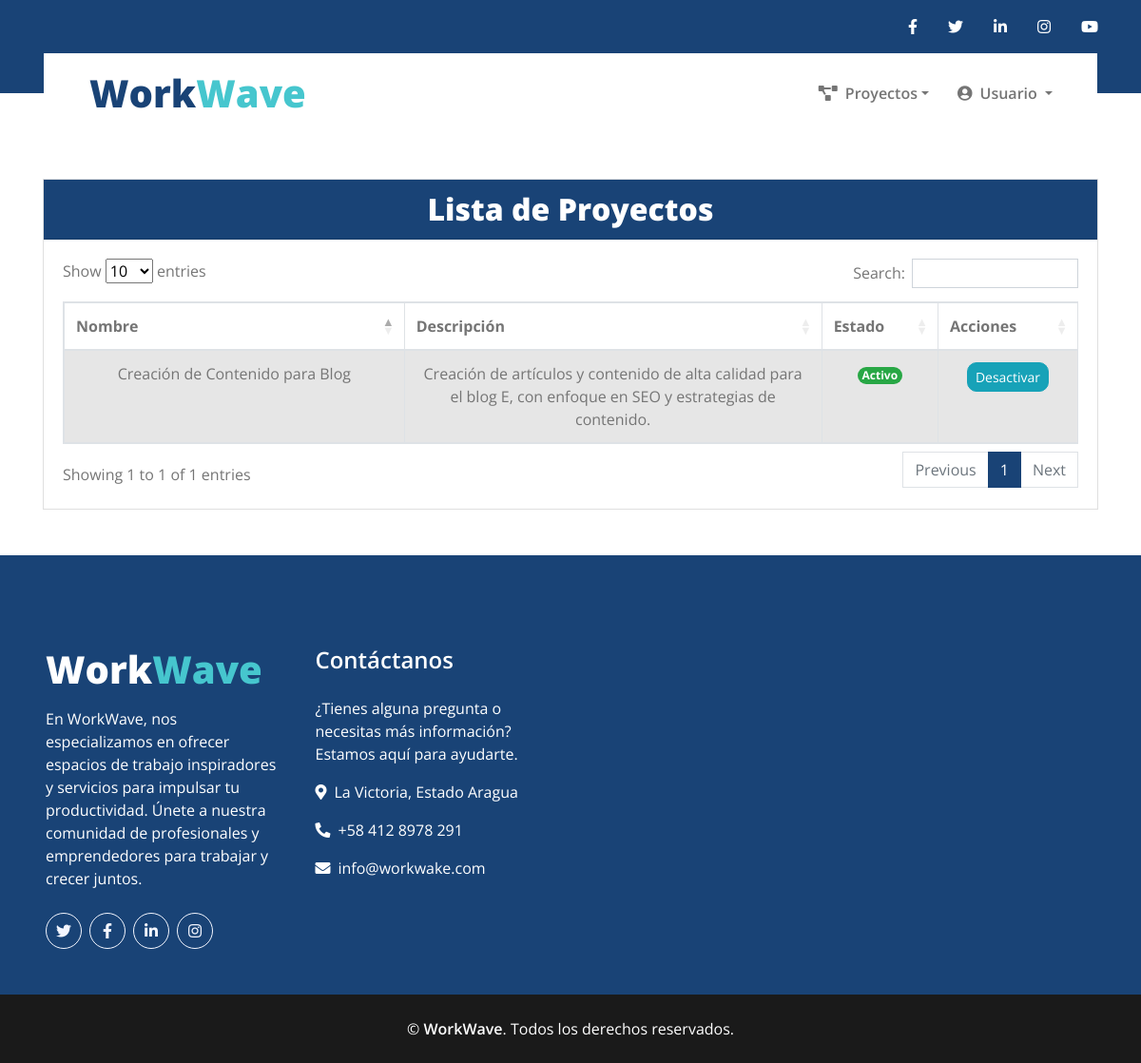
Screenshot of /Gestion.php (signed in) with the database file from the repository.
### tables this page shows
CREATE TABLE `proyectos` (
  `id` int(11) NOT NULL,
  `tipo_usuario` enum('contratistas','freelancers','empresas') NOT NULL,
  `contratista_id` int(11) DEFAULT NULL,
  `freelancer_id` int(11) DEFAULT NULL,
  `empresa_id` int(11) DEFAULT NULL,
  `titulo` varchar(255) NOT NULL,
  `descripcion` text DEFAULT NULL,
  `image_url` varchar(255) DEFAULT NULL,
  `categoria_id` int(11) DEFAULT NULL,
  `precio` decimal(10,2) DEFAULT NULL,
  `estado` tinyint(1) DEFAULT 1,
  `fecha_inicio` date DEFAULT NULL,
  `fecha_fin` date DEFAULT NULL,
  `fecha_registro` timestamp NOT NULL DEFAULT current_timestamp(),
  `intereses` text DEFAULT NULL,
  `Etiqueta` enum('Oferta','Servicio') DEFAULT NULL,
  `repositorio` varchar(255) DEFAULT NULL,
  `terminado` enum('Sí','No') DEFAULT 'No',
  `pago` enum('Pendiente','Pagado') DEFAULT 'Pendiente'
);

### Gestion.php (the view, shortened to what this page needs)
<?php
include './config/conexion.php';
$user_id = $_SESSION['user_id'];
$tipo_usuario = $_SESSION['role'];
switch ($tipo_usuario) {
    case 'freelancers':
        $user_column = 'freelancer_id';
        break;
}
?>
<?php include './Includes/Header.php'; ?>
<!DOCTYPE html>
<html lang="es">
<head>
    <link rel="stylesheet" href="https://cdnjs.cloudflare.com/ajax/libs/font-awesome/5.15.4/css/all.min.css">
    <link rel="stylesheet" href="https://cdn.datatables.net/1.11.5/css/dataTables.bootstrap5.min.css">
</head>
<body>
    <div class="container mt-5">
        <div class="card">
            <div class="card-header bg-primary text-white">
                <h2 class="card-title m-0 text-center" style="color: white;">Lista de Proyectos</h2>
            </div>
            <div class="card-body">
                <div class="table-responsive">
                    <table id="projectsTable" class="table table-bordered table-striped table-hover">
                        <thead>
                            <tr class="text-center">
                                <th>Nombre</th>
                                <th style="width:400px;">Descripción</th>
                                <th>Estado</th>
                                <th>Acciones</th>
                            </tr>
                        </thead>
                        <tbody>
                            <?php
                            $sql = "SELECT * FROM proyectos WHERE $user_column = ?";
                            $stmt = $conn->prepare($sql);
                            $stmt->bind_param('i', $user_id);
                            if (!$stmt->execute()) {
                                die("Error en la ejecución de la consulta: " . $stmt->error);
                            }
                            $result = $stmt->get_result();
                            if ($result->num_rows > 0) {
                                while ($row = $result->fetch_assoc()) {
                                    $estado = $row['estado'] ? 'Activo' : 'Inactivo';
                                    $estadoClass = $row['estado'] ? 'success' : 'danger';
                                    $estadoText = $row['estado'] ? 'Desactivar' : 'Activar';
                                    echo '<tr>';
                                    echo '<td class="text-center">' . htmlspecialchars($row['titulo']) . '</td>';
                                    echo '<td class="text-center">' . htmlspecialchars($row['descripcion']) . '</td>';
                                    echo '<td class="text-center text-white"><span style="border-radius: 10px;" class="badge bg-' . $estadoClass . '">' . $estado . ' </span></td>';
                                    echo '<td class="text-center">
                                <a href="?id=' . $row['id'] . '&estado=' . ($row['estado'] ? 'false' : 'true') . '" style="border-radius: 10px;" class="btn btn-info btn-sm">' . $estadoText . '</a>
                            </td>';
                                    echo '</tr>';
                                }
                            } else {
                                echo '<tr><td colspan="4" class="text-center">No hay proyectos</td></tr>';
                            }
                            ?>
                        </tbody>
                    </table>
                </div>
            </div>
        </div>
    </div>
    <?php include './Includes/Footer.php'; ?>
</body>
</html>

### Gestion.php (style rules this page uses)
.container { animation: fadeIn 1s ease-in-out; }
.card { animation: slideIn 1s ease-in-out; }
.card-header { animation: bounceIn 1s ease-in-out; }
.table { animation: fadeIn 1s ease-in-out; }
.table tbody tr { animation: slideIn 0.5s ease-in-out; }
.btn { transition: background-color 0.3s ease, transform 0.3s ease; }

### rows the page displays
proyectos: titulo "Creación de Contenido para Blog", descripcion "Creación de artículos y contenido de alta calidad para el blog E, con enfoque en SEO y estrategias de contenido.", estado "Activo", estado "Desactivar"
